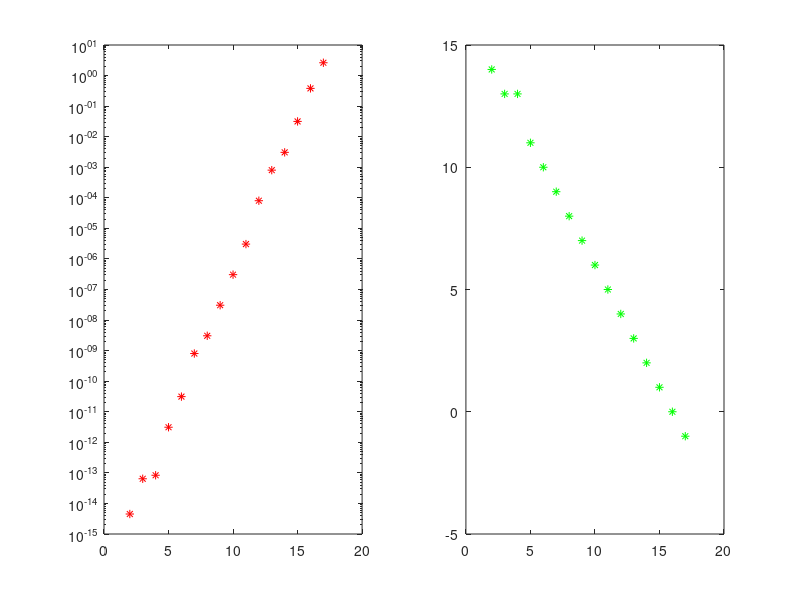

This chart was generated by the following MATLAB code:
% MODELO A
%1
clear;
clc;
p=0;
while((1/2)+2^-p ~=(1/2))
    p=p+1;
end
p_pedido=p-1
fprintf('1/2: %0.17f, siguiente: %0.17f /n',1/2,(1/2)+2^-(p-1))
%Numero inmediatamente inferior a 1 es 1-2^-53= 0.999999999989

%2
clear;clc;
x=pi/4;k=0;vap=1;erel=abs((vap-cos(x))/cos(x));cif=floor(-log10(erel));
while(cif<14)
 k=k+1;
vap=vap+(((-1)^k)*((x)^(2*k))/factorial(2*k)); erel=abs((vap-cos(x))/cos(x)); cif=floor(-log10(erel));
fprintf('k:%d,vap:%.17f,erel:%0.2e, cifras:%d\n',k,vap,erel,cif)
end



%3
clear;
clc;
k=1:54;
n=2.^-k;
x=(pi/4)+n;
g=2*((cos(x)).^2)-1;
f=cos(2*x);
f(end)
erel= abs((f-g)./f);
ncif=floor(-log10(erel));
ncif(2)
[max_erel,p_maxerel]=max(erel)
x_maxerel=x(p_maxerel)
[max_ncif,p_maxncif]=max(ncif)
x_maxncif=x(p_maxncif)
subplot(1,2,1), semilogy(erel,'*r');
subplot(1,2,2), plot(ncif,'*g');



%-------------------------------------------------------------------------
%MODELO B 
%1
x=pi/4;k=0;vap=x;erel=abs((vap-sin(x))./sin(x));cif=floor(-log10(erel));
while(cif<14)
vap=sum(((-1).^[0:k]).*((x).^((2*[0:k])+1))./factorial((2*[0:k])+1));
erel=abs((vap-sin(x))./sin(x)); cif=floor(-log10(erel));
fprintf('k:%d,vap:%.17f,erel:%0.2e,cifras:%d\n',k,vap,erel,cif)
k=k+1;
end

%2
p=0;
while ((1/2)+2^-p~= (1/2))
 p=p+1;
end
p_pedido=p-1
fprintf('1/2:%0.17f, siguiente:%0.17f\n',1/2, 1/2+2^-(p-1)) 

%3

k=1:17; n=10.^-k;x=(pi/4)+n;f=cos(2*x);g=1-2*(sin(x)).^2; f(end)
erel=abs((f-g)./f); ncif=floor(-log10(erel)); ncif(3)
[max_erel,p_maxerel]=max(erel)
 x_maxerel=x(p_maxerel)
[maxcif,p_maxcif]=max(ncif)
x_maxcif=x(p_maxcif)
subplot(1,2,1), semilogy(erel, '*r');
subplot(1,2,2), plot(ncif,'*g'); 




